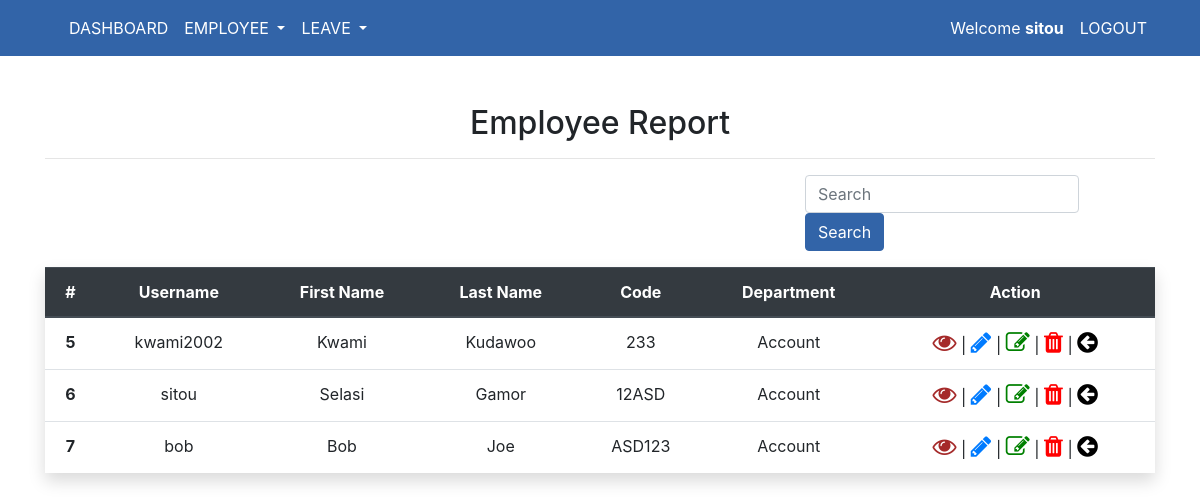
The app's page /employee/report/ (signed in) with its own data.
### leaves/models.py (models this page shows, shortened)
class Employee(models.Model):
    username = models.ForeignKey(User, on_delete=models.CASCADE)
    first_name = models.CharField(max_length=200)
    last_name = models.CharField(max_length=200)
    middle_name = models.CharField(max_length=200, blank=True)
    dob = models.DateField()
    emp_code = models.CharField(max_length=200, blank=True)
    emp_gender = models.ForeignKey(Gender, on_delete=models.CASCADE)
    emp_picture = models.ImageField(upload_to="employee/pictures", blank=True)
    emp_address = models.CharField(max_length=300, blank=True)
    city = models.CharField(max_length=20)
    emp_phone = models.CharField(max_length=200)
    email_address = models.EmailField(max_length=100, blank=True)
    emp_nationality = models.CharField(max_length=200)
    dept_name = models.ForeignKey(Department, on_delete=models.CASCADE)
    started_date = models.DateField()
    is_active = models.BooleanField(default=True)

class Department(models.Model):
    dept_name = models.CharField(max_length=200)
    created_date = models.DateTimeField(auto_now_add=True)
    def __str__(self):
        return self.dept_name

### leaves/views.py (the view)
# urls.py: path('employee/report/', views.employee_report, name='employee-report'),
@ login_required(login_url='index')
def employee_report(request):
    employee_report = Employee.objects.filter(is_active=True)
    context = {
        'employee_report': employee_report,
    }
    return render(request, 'site/employee_report.html', context)

### templates/site/employee_report.html (shortened to what this page needs)
{% extends 'partial/base.html' %}
{% load static %}
{% block content %}
<br>
<div class="container">
    <div class="row mt-3 pt-3  justify-content-center">
        <div class="container mt-5 text-center">
            <div class="mb-3 ">
                <h2>Employee Report</h2>
                <hr>
                <div class="form-group">
                    <div class="row justify-content-end">
                        <div class="col-md-4">
                            <form class="form-inline my-2 my-lg-0" action="" method="">
                                <input class="form-control mr-sm-2" type="search" placeholder="Search"
                                    aria-label="Search" name="search" autocomplete="off">
                                <button class="btn btn-outline-info custom-btn my-2 my-sm-0 text-white"
                                    type="submit">Search</button>
                            </form>
                        </div>
                    </div>
                </div>
                <div>
                    <table class="table table-hover shadow">
                        <thead class="thead-dark">
                            <tr>
                                <th scope="col">#</th>
                                <th scope="col">Username</th>
                                <th scope="col">First Name</th>
                                <th scope="col">Last Name</th>
                                <th scope="col">Code</th>
                                <th scope="col">Department</th>
                                <th scope="col">Action</th>
                            </tr>
                        </thead>
                        <tbody>
                            {% if user.is_superuser and user.is_staff %}
                            {% for item in employee_report %}
                            <tr>
                                <th scope="row">{{ item.pk }}</th>
                                <td>{{ item.username }}</td>
                                <td>{{ item.first_name }}</td>
                                <td>{{ item.last_name }}</td>
                                <td>{{ item.emp_code }}</td>
                                <td>{{ item.dept_name }}</td>
                                <td><a href="{% url 'employee-detail' item.pk %}"><i class="fa fa-eye"
                                            style="font-size:24px; color:brown;">
                                        </i></a> | <a href="{% url 'employee' %}"> <i class="fa fa-pencil"
                                            style="font-size:24px; color:info;">
                                        </i></a> | <a href="{% url 'employee-edit' item.pk %}"><i class="fa fa-edit"
                                            style="font-size:24px; color:green;"> </i></a> | <a
                                        href="{% url 'employee-delete' item.pk %}"><i class="fa fa-trash"
                                            style="font-size:24px; color:red;"></i></a> | <a
                                        href="{% url 'dashboard' %}"><i class="fa fa-arrow-circle-left"
                                            style="font-size:24px; color:black;"></i></a></td>
                            </tr>
                            {% endfor %}
                            {% endif %}
                        </tbody>
                    </table>
                </div>
            </div>
        </div>
    </div>
    {% endblock content %}

### templates/partial/navbar.html (shortened to what this page needs)
{% load static %}
<nav class="navbar navbar-expand-lg  navbar_custom fixed-top" style=>
    <div class="container">
        <div class="collapse navbar-collapse" id="navbarSupportedContent">
            {% if request.user.is_authenticated %}
            {% if user.is_superuser and user.is_staff %}
            <ul class="navbar-nav mr-auto">
                <li class="nav-item active ">
                    <a class="nav-link text-white" href="{% url 'dashboard' %}">DASHBOARD </a>
                </li>
                <li class="nav-item dropdown">
                    <a class="nav-link dropdown-toggle text-white" href="#" id="navbarDropdown" role="button"
                        data-toggle="dropdown" aria-haspopup="true" aria-expanded="false">
                        EMPLOYEE
                    </a>
                </li>
                <li class="nav-item dropdown">
                    <a class="nav-link dropdown-toggle text-white" href="#" id="navbarDropdown" role="button"
                        data-toggle="dropdown" aria-haspopup="true" aria-expanded="false">
                        LEAVE
                    </a>
                </li>
            </ul>
            <ul class="navbar-nav ml-auto">
                <li class="nav-item ">
                    <a class="nav-link text-white" href="">Welcome <strong>{{ user.username}}</strong></a>
                </li>
                <li class="nav-item ">
                    <a class="nav-link text-white" href="{% url 'logout-page' %}">LOGOUT</a>
                </li>
            </ul>
        </div>
        {% endif %}
        {% endif %}
    </div>
</nav>

### static/css/master.css (style rules this page uses)
.navbar_custom { background-color:#3264a8; }
.btn-outline-info.custom-btn { background-color: #3264a8; border-color: #3264a8; }

### records on screen
Employee: pk "5", username "kwami2002", first_name "Kwami", last_name "Kudawoo", emp_code "233", dept_name "Account"
Employee: pk "6", username "sitou", first_name "Selasi", last_name "Gamor", emp_code "12ASD", dept_name "Account"
Employee: pk "7", username "bob", first_name "Bob", last_name "Joe", emp_code "ASD123", dept_name "Account"

### other values on screen
{{ user.username }} "sitou"
